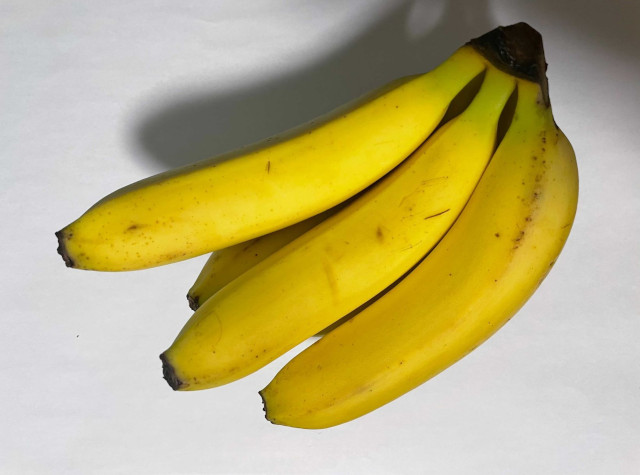
#> input picture banana.png, 640 x 475 px
$ python grayscale.py
#> lines starting #> are read from the running program, lines starting #| are printed output that depends on the picture
#!/usr/bin/env python3

# 必要なライブラリをインポート
import cv2

# 画像を読み込み
image = cv2.imread("banana.png")
#> image is the input picture: shape (475, 640, 3); mean B, G, R 121, 176.4, 188.4

# グレースケール化
gray_image = cv2.cvtColor(image, cv2.COLOR_BGR2GRAY)
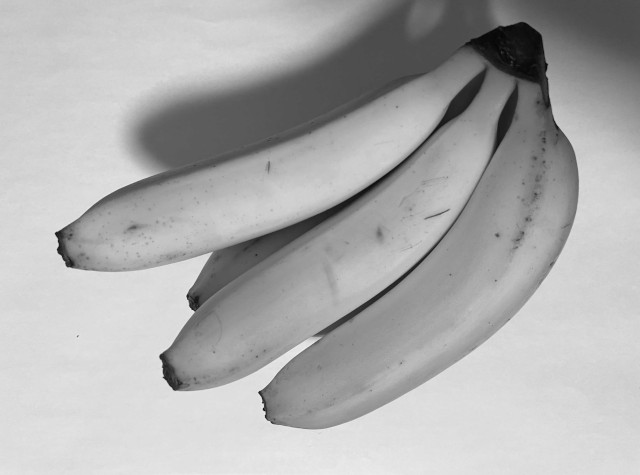
#> gray_image: shape (475, 640); min 5, max 245, mean 173.7

# 画像の表示
cv2.imshow("GrayImage", gray_image)
cv2.waitKey(0)
cv2.destroyAllWindows()

$ run again, with huukei.png copied over banana.png
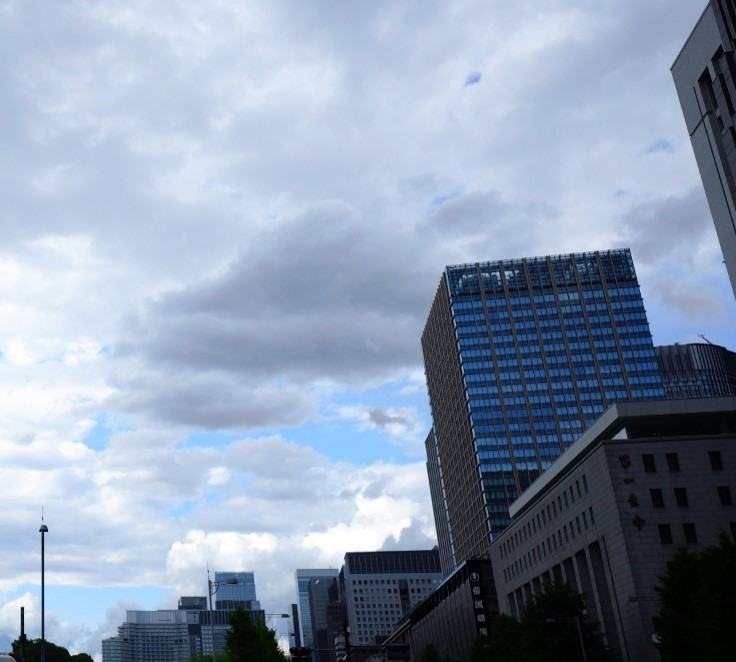
#> input picture huukei.png, 736 x 662 px
#> image is the input picture: shape (662, 736, 3); mean B, G, R 173.9, 153.3, 139.2
#> `gray_image = cv2.cvtColor(image, cv2.COLOR_BGR2GRAY)`:
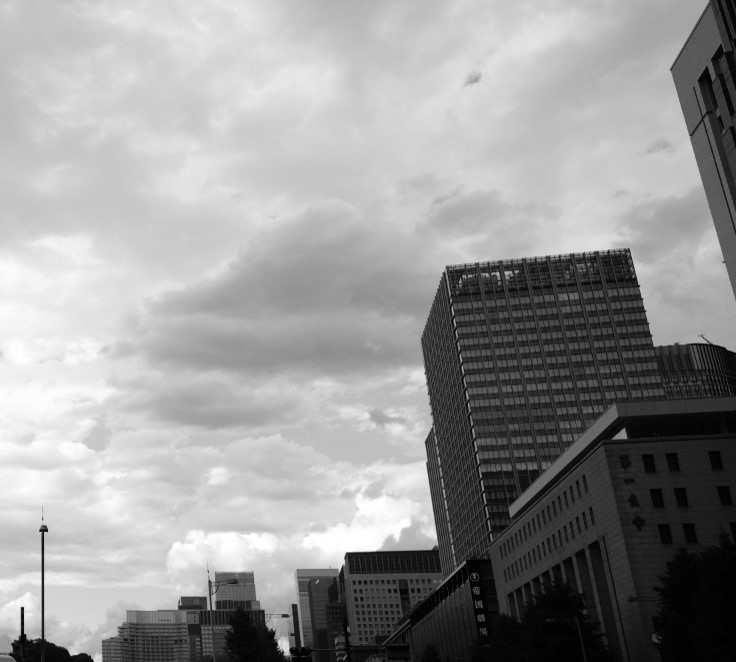
#> gray_image: shape (662, 736); min 0, max 255, mean 151.4
